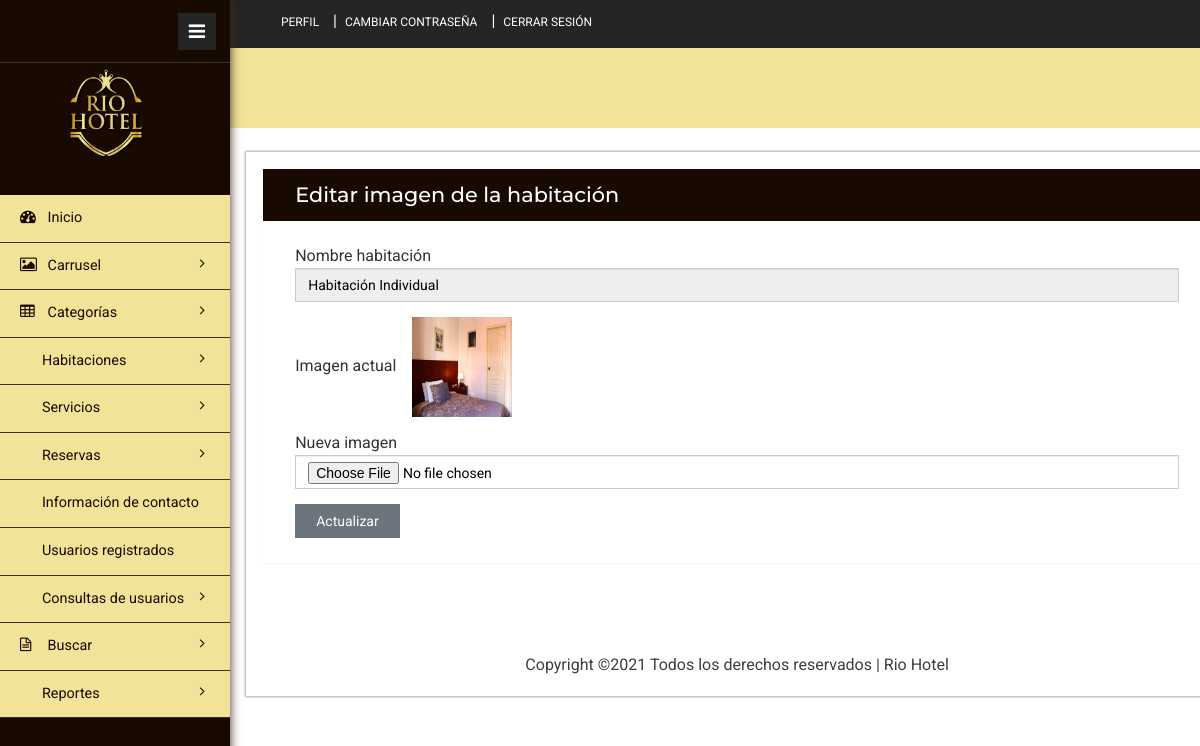
/admin/changeimage2.php?editid=1 (signed in), run on the app's committed database.
### tables this page shows
CREATE TABLE `tblroom` (
  `ID` int(10) NOT NULL,
  `RoomType` int(10) DEFAULT NULL,
  `RoomName` varchar(200) DEFAULT NULL,
  `MaxAdult` int(5) DEFAULT NULL,
  `MaxChild` int(5) DEFAULT NULL,
  `RoomDesc` mediumtext DEFAULT NULL,
  `NoofBed` int(5) DEFAULT NULL,
  `Image` varchar(200) DEFAULT NULL,
  `Image1` varchar(200) DEFAULT NULL,
  `Image2` varchar(200) DEFAULT NULL,
  `Image3` varchar(200) DEFAULT NULL,
  `RoomFacility` varchar(200) DEFAULT NULL,
  `CreationDate` timestamp NULL DEFAULT current_timestamp(),
  `Price` int(5) NOT NULL
);

### admin/changeimage2.php (the view, shortened to what this page needs)
<?php
include('includes/dbconnection.php');
if (strlen($_SESSION['hbmsaid'] == 0)) {
    header('location:logout.php');
} else {
?>
    <!DOCTYPE HTML>
    <html>
    <head>
        <link href="css/bootstrap.min.css" rel='stylesheet' type='text/css' />
        <link href="css/style.css" rel='stylesheet' type='text/css' />
        <link href="css/font-awesome.css" rel="stylesheet">
        <link rel="stylesheet" href="css/icon-font.min.css" type='text/css' />
    </head>
    <body>
        <div class="page-container">
            <div class="left-content">
                <div class="inner-content">
                    <?php include_once('includes/header.php'); ?>
                    <div class="content">
                        <div class="women_main">
                            <div class="grids">
                                <div class="panel panel-widget forms-panel">
                                    <div class="forms">
                                        <div class="form-grids widget-shadow" data-example-id="basic-forms">
                                            <div class="form-title">
                                                <h4>Editar imagen de la habitación</h4>
                                            </div>
                                            <div class="form-body">
                                                <form method="post" enctype="multipart/form-data">
                                                    <?php
                                                    $eid = $_GET['editid'];
                                                    $sql = "SELECT * from  tblroom where ID=$eid";
                                                    $query = $dbh->prepare($sql);
                                                    $query->execute();
                                                    $results = $query->fetchAll(PDO::FETCH_OBJ);
                                                    if ($query->rowCount() > 0) {
                                                        foreach ($results as $row) {               ?>
                                                            <div class="form-group"> <label for="exampleInputEmail1">Nombre habitación</label> <input type="text" class="form-control" name="roomname" value="<?php echo $row->RoomName; ?>" readonly='true'> </div>
                                                            <div class="form-group"> <label for="exampleInputEmail1">Imagen actual</label> &nbsp;&nbsp;
                                                                <img src="images/<?php echo $row->Image2; ?>" width="100" height="100" value="<?php echo $row->Image2; ?>">
                                                            </div>
                                                            <div class="form-group"> <label for="exampleInputEmail1">Nueva imagen</label> <input type="file" class="form-control" name="image" value="" required='true'> </div>
                                                    <?php $cnt = $cnt + 1;
                                                        }
                                                    } ?>
                                                    <button type="submit" class="btn btn-default" name="submit">Actualizar</button>
                                                </form>
                                            </div>
                                        </div>
                                    </div>
                                </div>
                            </div>
                            <?php include_once('includes/footer.php'); ?>
                        </div>
                    </div>
                </div>
            </div>
            <?php include_once('includes/sidebar.php'); ?>
        </div>
    </body>
    </html><?php }  ?>

### data on the page
tblroom: roomname "Habitación Individual", Image2 (picture)
